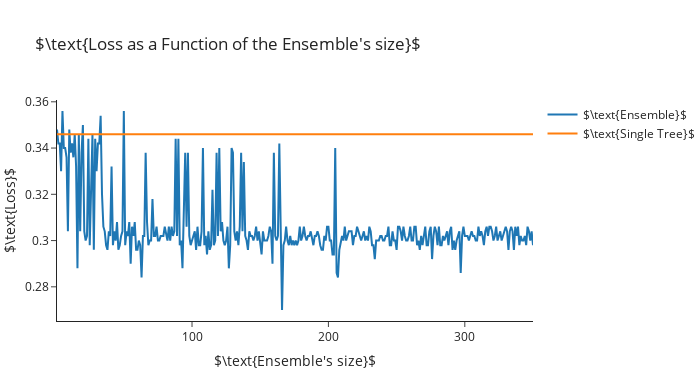

The code cell stored with this chart in its notebook:
### Code cell
# Generate 2D data to of 2 classes
d, n_train, n_test = 5, 2000, 500
X, y = create_data_bagging_utils(d=d, n_samples = n_train + n_test)
X_train, X_test, y_train, y_test = train_test_split(X, y, test_size=n_test, random_state=42)
depth = 2  # The depth of the single decision tree and of each tree in the ensemble

tree = DecisionTreeClassifier(max_depth=depth).fit(X_train, y_train)
tree_loss = np.sum(tree.predict(X_test) != y_test) / len(y_test)

ensemble_losses = []
nums = list(range(1, 351))
for num_trees in nums:
    ensemble = TreeEnsemble(num_trees, depth).fit(X_train, y_train)
    ensemble_losses.append(np.sum(ensemble.predict(X_test) != y_test) / len(y_test))

go.Figure([go.Scatter(x=nums, y=ensemble_losses, mode='lines', name=r"$\text{Ensemble}$"), 
                 go.Scatter(x=nums, y=[tree_loss for i in nums], mode='lines', name=r"$\text{Single Tree}$")],
                layout=go.Layout(title=rf"$\text{{Loss as a Function of the Ensemble's size}}$", margin=dict(t=100),
                                 xaxis_title=r"$\text{Ensemble's size}$", yaxis_title=r"$\text{Loss}$",
                                 width=700, height=370))

### Figure 1 — Plotly figure (JSON) as saved in the notebook; plotly's stock layout.template omitted (floating-point values rounded to 4 significant figures; data arrays with more than 128 entries replaced by an {"elided": "..."} marker saying what was removed)
{"data": [{"mode": "lines", "name": "$\\text{Ensemble}$", "type": "scatter", "x": {"elided": "350 int values"}, "y": {"elided": "350 float values"}}, {"mode": "lines", "name": "$\\text{Single Tree}$", "type": "scatter", "x": {"elided": "350 int values"}, "y": {"elided": "350 float values"}}], "layout": {"height": 370, "margin": {"t": 100}, "title": {"text": "$\\text{Loss as a Function of the Ensemble's size}$"}, "width": 700, "xaxis": {"title": {"text": "$\\text{Ensemble's size}$"}}, "yaxis": {"title": {"text": "$\\text{Loss}$"}}}}
